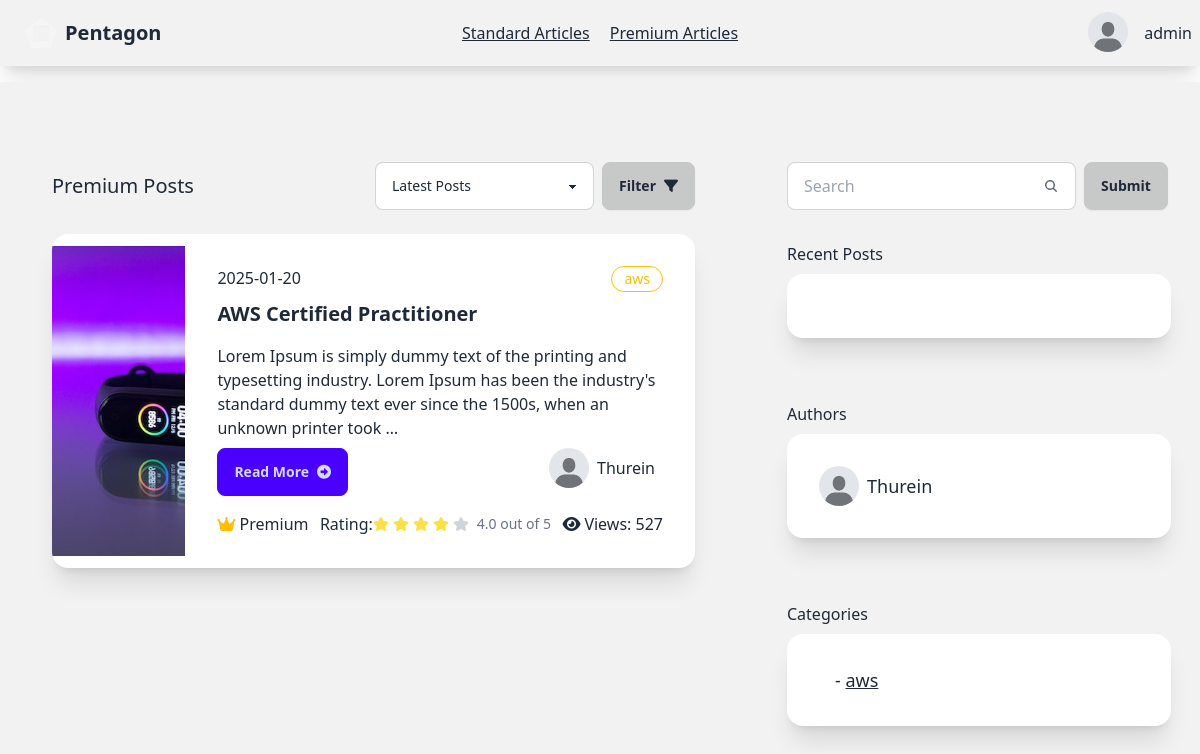
Page /reader/premium-posts/ (signed in) on the committed database.
### account/models.py (models this page shows, shortened)
class AccountStatus(models.Model):
    is_verified=models.BooleanField(default=False)
    profile=models.ImageField(max_length=100, blank=True,default="account/default.jpeg",null=True,upload_to="media/account")
    user=models.ForeignKey(User, on_delete=models.CASCADE,related_name="account_status")
    rank=models.CharField(max_length=20,blank=True, default="Silver")
    created_at=models.DateTimeField(auto_now=True)

### writer/models.py (models this page shows, shortened)
class Article(models.Model):
    CATEGORY_CHOICES = [
        ('flutter', 'Flutter'),
        ('react-native', 'React Native'),
        ('node.js', 'Node.JS'),
        ('spring-boot','Spring Boot'),
        ('laravel','Laravel'),
        ('django',"Django"),
        ('aws',"AWS"),
        ('web-development','Web Development'),
        ('mobile-development','Mobile Development'),
        ('cloud','Cloud Architect')
    ]
    title=models.CharField(max_length=100)
    content=models.TextField(
        validators=[
            MinLengthValidator(40, message="Content must be at least 40 characters long.")
        ]
    )
    author=models.ForeignKey(User, on_delete=models.CASCADE)
    view_count = models.PositiveIntegerField(default=0)
    posted_at=models.DateTimeField(auto_now_add=True)
    is_premium=models.BooleanField(default=False)
    is_standard=models.BooleanField(default=False)
    photo=models.ImageField(default='article/default.jpeg', blank=True, null=True,upload_to="article/")
    category = models.CharField(
        max_length=20,
        choices=CATEGORY_CHOICES,
        default='web-development',
        blank=False,
        null=False
    )
    def get_rating(self):
        reviews = self.article_review.all()
        if reviews:
            total_rating = sum(review.rating for review in reviews)
            return total_rating / len(reviews)
        else:
            return 0
    def get_author_name(self):
        return self.author.username
    def get_account_status(self):
        try:
            return self.author.account_status.first()
        except AccountStatus.DoesNotExist:
            return None

class ArticleReview(models.Model):
    article=models.ForeignKey(Article, on_delete=models.CASCADE,related_name="article_review")
    user=models.ForeignKey(User, on_delete=models.CASCADE, related_name="article_reviewer")
    comment=models.TextField(blank=True, null=True)
    rating=models.FloatField(default=0,blank=True, null=True)
    author_reply=models.TextField(blank=True, null=True)
    posted_at=models.DateTimeField(auto_now_add=True)

### reader/views.py (the view)
# urls.py: path('premium-posts/', views.premium_posts, name="premium-posts"),
@login_required(login_url="sign-in")
def premium_posts(request):
    recent_articles=get_recent_articles(request.user.id)
    try:
        sub_user=Subscription.objects.get(user=request.user,is_active=True)
    except Subscription.DoesNotExist:
        return redirect("subscription-locked")
    if sub_user.subscription_plan == "Premium":
        articles=Article.objects.filter(is_premium=True).select_related("author")
        authors=AccountStatus.objects.filter(user__in=articles.values("author"))
        categories=Article.objects.filter(is_premium=True).values("category")
        context={
            "articles":articles,
            "account_status":get_account_status(request),
            "authors":authors,
            "categories":categories,
            "recent_articles":recent_articles
        }
        return render(request, "reader/premium-posts.html", context)
    else:
        return redirect("subscription-locked")

### reader/views.py (called while the page is built)
def get_recent_articles(user_id):
    key = f"recent_articles:{user_id}"
    article_ids = cache.get(key, [])
    return Article.objects.filter(id__in=article_ids)

def get_account_status(request):
    account_status = AccountStatus.objects.get(user=request.user)
    return account_status

### reader/templates/reader/premium-posts.html (shortened to what this page needs)
{% extends "reader/base.html" %}
{% block content %}
<div class="bg-base-200 min-h-screen flex w-100 mt-4">
    <div class="grid grid-cols-8 gap-2 ">
        <div class="col-start-1 col-span-5 mt-12 mx-5">
            <div class="card">
                <div class="card-body">
                   <div class="flex justify-between items-center">
                    <p class="text-xl">Premium Posts</p>
                    <div class="flex w-80">
                      <div class="flex w-80">
                        <select id="postFilter" class="select select-bordered w-full max-w-xs ">
                          <option  selected>Latest Posts</option>
                        </select>
                        <button id="applyFilterBtn" class="btn btn-active ml-2">Filter <i class="fa-solid fa-filter"></i></button>
                      </div>
                    </div>
                   </div>
                    {% for article in articles %}
          <div class="card card-side bg-base-100 shadow-xl my-4">
            <figure class="w-8/12">
                <img
                  style="min-height:310px;min-width:200px"
                  src="{{article.photo.url}}"
                  alt="Movie" />
              </figure>
            <div class="card-body">
              <div class="flex">
                <p>{{article.posted_at|date:'Y-m-d'}}</p>
                <div class="badge badge-warning badge-outline p-3">{{article.category}}</div>
              </div>
              <h2 class="card-title">{{article.title}}</h2>
              <p class="">{{article.content|safe|truncatewords:30}}</p>
              <div class="card-actions justify-between">
                <a href="{% url 'post-detail' article.id %}" class="btn btn-primary">Read More<i class="fa-solid fa-circle-right"></i></a>
                <div>
                    <div class="flex-row flex items-center">
                        <div class="avatar">
                            <div class="w-10 rounded-full">
                                <img
                                style="object-fit: cover;width:100%;height:100%"
                                alt="Tailwind CSS Navbar component"
                                src="{{article.get_account_status.profile.url}}" />
                            </div>
                          </div>
                          <h2 class="mx-2">{{article.get_author_name}}</h2>
                    </div>
                </div>
              </div>
              <div class="flex justify-between items-center mt-2">
                <div>
                  <i class="fa-solid fa-crown text-warning"></i> Premium
                </div>
                <div class="flex items-center">
                  Rating:
                  <div class="flex">
                  </div>
                  <div class="">
                    <p class="ms-1 text-sm font-medium text-gray-500 dark:text-gray-400">{{article.get_rating|floatformat:1}} out of 5</p>
                  </div>
                </div>
                <div class="">
                  <i class="fa-solid fa-eye mr-1"></i>Views:
                 {{article.view_count}}
              </div>
              </div>
            </div>
          </div>
          {% endfor %}
                </div>
            </div>
        </div>
        <div class="col-start-6 col-span-2 mt-20">
            <div class="flex-row">
              <div class="ml-8">
                <form action="" class="flex" method="get">
                  <label class="input input-bordered flex items-center gap-2">
                    <input type="text" class="grow" name="search" placeholder="Search" />
                    <svg
                      xmlns="http://www.w3.org/2000/svg"
                      viewBox="0 0 16 16"
                      fill="currentColor"
                      class="h-4 w-4 opacity-70">
                      <path
                        fill-rule="evenodd"
                        d="M9.965 11.026a5 5 0 1 1 1.06-1.06l2.755 2.754a.75.75 0 1 1-1.06 1.06l-2.755-2.754ZM10.5 7a3.5 3.5 0 1 1-7 0 3.5 3.5 0 0 1 7 0Z"
                        clip-rule="evenodd" />
                    </svg>
                  </label>
                  <input type="submit" value="Submit" class="btn btn-active ml-2">
                </form>
              </div>
              <div class="card">
                <div class="card-body">
                    Recent Posts
                    <div class="card bg-base-100 w-96 shadow-xl">
                        <div class="card-body">
                        </div>
                      </div>
                  </div>
                </div>
              <div class="card">
                <div class="card-body">
                    Authors
                    <div class="card bg-base-100 w-96 shadow-xl">
                        <div class="card-body">
                           {% for account in authors %}
                           <div class="flex-row flex items-center">
                            <div class="avatar">
                                <div class="w-10 rounded-full">
                                  <img src="{{account.profile.url}}" />
                                </div>
                              </div>
                                 <h2 class="mx-2 text-lg">{{account.user.username}}</h2>
                           </div>
                           {% endfor %}
                        </div>
                      </div>
                  </div>
                </div>
                <div class="card">
                  <div class="card-body">
                      Categories
                      <div class="card bg-base-100 w-96 shadow-xl">
                          <div class="card-body">
                             {% for category in categories %}
                             <div class="flex-row flex items-center">
                                   <h2 class="mx-4 text-lg">- <a href="" class="link">{{category.category}}</a></h2>
                             </div>
                             {% endfor %}
                          </div>
                        </div>
                    </div>
                  </div>
            </div>
            </div>
        </div>
</div>
{% endblock  %}

### reader/templates/reader/base.html (shortened to what this page needs)
{% load static %}
<!DOCTYPE html>
<html lang="en">
<head>
    <link href="https://cdn.jsdelivr.net/npm/daisyui@latest/dist/full.min.css" rel="stylesheet" type="text/css" />
    <link href="{% static 'fontawesomefree/css/fontawesome.css' %}" rel="stylesheet" type="text/css">
    <link href="{% static 'fontawesomefree/css/brands.css' %}" rel="stylesheet" type="text/css">
    <link href="{% static 'fontawesomefree/css/solid.css' %}" rel="stylesheet" type="text/css">
</head>
<body>
    <div class="navbar bg-base-200 shadow-xl">
        <div class="navbar-start">
          <a href="{% url 'home' %}" class="btn btn-ghost text-xl"><div class="mask mask-pentagon w-8 h-8 border-8 border-neutral-100	"></div>Pentagon</a>
        </div>
        <div class="navbar-center gap-5">
            <a id="standard" href="{% url 'standard-posts' %}" class=" link ">Standard Articles</a>
            <a  href="{% url 'premium-posts' %}" class="link">Premium Articles</a>
          </div>
        <div class="navbar-end gap-3">
          {% if user.is_authenticated %}
          <div class="dropdown dropdown-end">
            <div tabindex="0" role="button" class="btn btn-ghost btn-circle avatar">
              <div class="w-10 rounded-full">
                <img
                  style="object-fit: contain;width:100%;height:100%"
                  alt="Tailwind CSS Navbar component"
                  src="{{account_status.profile.url}}" />
              </div>
            </div>
          </div>
          {{user}}
          {% else %}
          <a href="{% url 'sign-up' %}" class="btn">Sign Up</a>
          <a href="{% url 'sign-in' %}" class="btn">Sign In</a>
          {% endif %}
        </div>
       </div>
    {% block content %}
    {% endblock  %}
    <script src="https://cdn.tailwindcss.com"></script>
</body>
</html>

### rows in the picture
AccountStatus: profile (placeholder picture)
Article: photo (picture), posted_at "2025-01-20", category "aws", title "AWS Certified Practitioner", content "Lorem Ipsum is simply dummy text of the printing and typesetting industry. Lorem Ipsum has been the industry's standard dummy text ever since the 1500s, when an unknown printer took …", get_account_status.profile (placeholder picture), get_author_name "Thurein", get_rating "4.0", view_count "527"
AccountStatus: profile (placeholder picture), user.username "Thurein"

### other values in the picture
{{ user }} "admin"
{{ category.category }} "aws"
